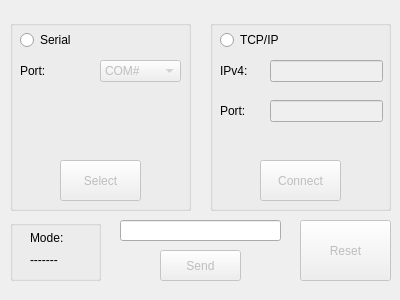
<?xml version="1.0" encoding="UTF-8"?>
<ui version="4.0">
 <class>TCP_SerialClass</class>
 <widget class="QMainWindow" name="TCP_SerialClass">
  <property name="geometry">
   <rect>
    <x>0</x>
    <y>0</y>
    <width>400</width>
    <height>300</height>
   </rect>
  </property>
  <property name="windowTitle">
   <string>TCP_Serial</string>
  </property>
  <widget class="QWidget" name="centralWidget">
   <widget class="QGroupBox" name="groupBox_2">
    <property name="enabled">
     <bool>true</bool>
    </property>
    <property name="geometry">
     <rect>
      <x>210</x>
      <y>20</y>
      <width>181</width>
      <height>191</height>
     </rect>
    </property>
    <property name="title">
     <string/>
    </property>
    <widget class="QLineEdit" name="lineEdit_2">
     <property name="enabled">
      <bool>false</bool>
     </property>
     <property name="geometry">
      <rect>
       <x>60</x>
       <y>40</y>
       <width>113</width>
       <height>22</height>
      </rect>
     </property>
     <property name="text">
      <string/>
     </property>
    </widget>
    <widget class="QLineEdit" name="lineEdit_3">
     <property name="enabled">
      <bool>false</bool>
     </property>
     <property name="geometry">
      <rect>
       <x>60</x>
       <y>80</y>
       <width>113</width>
       <height>22</height>
      </rect>
     </property>
    </widget>
    <widget class="QLabel" name="label_2">
     <property name="geometry">
      <rect>
       <x>10</x>
       <y>40</y>
       <width>31</width>
       <height>21</height>
      </rect>
     </property>
     <property name="text">
      <string>IPv4:</string>
     </property>
    </widget>
    <widget class="QLabel" name="label_3">
     <property name="geometry">
      <rect>
       <x>10</x>
       <y>80</y>
       <width>31</width>
       <height>21</height>
      </rect>
     </property>
     <property name="text">
      <string>Port:</string>
     </property>
    </widget>
    <widget class="QPushButton" name="pushButton_3">
     <property name="enabled">
      <bool>false</bool>
     </property>
     <property name="geometry">
      <rect>
       <x>50</x>
       <y>140</y>
       <width>81</width>
       <height>41</height>
      </rect>
     </property>
     <property name="text">
      <string>Connect</string>
     </property>
    </widget>
    <widget class="QRadioButton" name="radioButton_2">
     <property name="geometry">
      <rect>
       <x>10</x>
       <y>10</y>
       <width>89</width>
       <height>20</height>
      </rect>
     </property>
     <property name="text">
      <string>TCP/IP</string>
     </property>
    </widget>
   </widget>
   <widget class="QGroupBox" name="groupBox">
    <property name="enabled">
     <bool>true</bool>
    </property>
    <property name="geometry">
     <rect>
      <x>10</x>
      <y>20</y>
      <width>181</width>
      <height>191</height>
     </rect>
    </property>
    <property name="title">
     <string/>
    </property>
    <widget class="QComboBox" name="comboBox">
     <property name="enabled">
      <bool>false</bool>
     </property>
     <property name="geometry">
      <rect>
       <x>90</x>
       <y>40</y>
       <width>81</width>
       <height>22</height>
      </rect>
     </property>
     <item>
      <property name="text">
       <string>COM#</string>
      </property>
     </item>
     <item>
      <property name="text">
       <string>COM1</string>
      </property>
     </item>
     <item>
      <property name="text">
       <string>COM2</string>
      </property>
     </item>
    </widget>
    <widget class="QLabel" name="label">
     <property name="geometry">
      <rect>
       <x>10</x>
       <y>40</y>
       <width>31</width>
       <height>21</height>
      </rect>
     </property>
     <property name="text">
      <string>Port:</string>
     </property>
    </widget>
    <widget class="QPushButton" name="pushButton_2">
     <property name="enabled">
      <bool>false</bool>
     </property>
     <property name="geometry">
      <rect>
       <x>50</x>
       <y>140</y>
       <width>81</width>
       <height>41</height>
      </rect>
     </property>
     <property name="text">
      <string>Select</string>
     </property>
    </widget>
    <widget class="QRadioButton" name="radioButton">
     <property name="enabled">
      <bool>true</bool>
     </property>
     <property name="geometry">
      <rect>
       <x>10</x>
       <y>10</y>
       <width>89</width>
       <height>20</height>
      </rect>
     </property>
     <property name="text">
      <string>Serial</string>
     </property>
     <property name="checked">
      <bool>false</bool>
     </property>
     <property name="autoRepeat">
      <bool>false</bool>
     </property>
    </widget>
    <widget class="QLabel" name="label_6">
     <property name="geometry">
      <rect>
       <x>30</x>
       <y>90</y>
       <width>151</width>
       <height>20</height>
      </rect>
     </property>
     <property name="text">
      <string>&lt;html&gt;&lt;head/&gt;&lt;body&gt;&lt;p&gt;&lt;br/&gt;&lt;/p&gt;&lt;/body&gt;&lt;/html&gt;</string>
     </property>
    </widget>
   </widget>
   <widget class="QPushButton" name="pushButton_4">
    <property name="enabled">
     <bool>false</bool>
    </property>
    <property name="geometry">
     <rect>
      <x>300</x>
      <y>220</y>
      <width>91</width>
      <height>61</height>
     </rect>
    </property>
    <property name="styleSheet">
     <string notr="true"/>
    </property>
    <property name="text">
     <string>Reset</string>
    </property>
   </widget>
   <widget class="QLabel" name="label_4">
    <property name="geometry">
     <rect>
      <x>30</x>
      <y>230</y>
      <width>41</width>
      <height>16</height>
     </rect>
    </property>
    <property name="text">
     <string>&lt;html&gt;&lt;head/&gt;&lt;body&gt;&lt;p&gt;Mode:&lt;/p&gt;&lt;/body&gt;&lt;/html&gt;</string>
    </property>
   </widget>
   <widget class="QLabel" name="label_5">
    <property name="geometry">
     <rect>
      <x>30</x>
      <y>250</y>
      <width>71</width>
      <height>20</height>
     </rect>
    </property>
    <property name="text">
     <string>&lt;html&gt;&lt;head/&gt;&lt;body&gt;&lt;p&gt;-------&lt;/p&gt;&lt;/body&gt;&lt;/html&gt;</string>
    </property>
   </widget>
   <widget class="QGroupBox" name="groupBox_3">
    <property name="geometry">
     <rect>
      <x>10</x>
      <y>220</y>
      <width>91</width>
      <height>61</height>
     </rect>
    </property>
    <property name="title">
     <string/>
    </property>
   </widget>
   <widget class="QPushButton" name="pushButton">
    <property name="enabled">
     <bool>false</bool>
    </property>
    <property name="geometry">
     <rect>
      <x>160</x>
      <y>250</y>
      <width>81</width>
      <height>31</height>
     </rect>
    </property>
    <property name="text">
     <string>Send</string>
    </property>
   </widget>
   <widget class="QLineEdit" name="lineEdit">
    <property name="geometry">
     <rect>
      <x>120</x>
      <y>220</y>
      <width>161</width>
      <height>21</height>
     </rect>
    </property>
   </widget>
  </widget>
 </widget>
 <layoutdefault spacing="6" margin="11"/>
 <resources>
  <include location="TCP_Serial.qrc"/>
 </resources>
 <connections/>
</ui>
